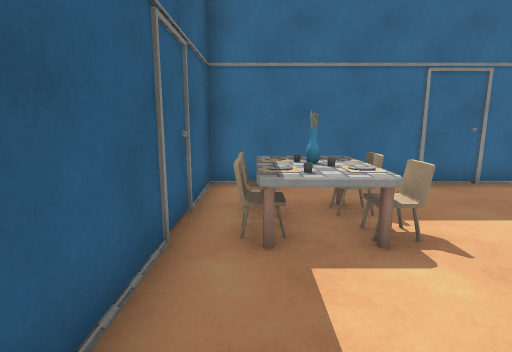
View 1 (above)

13 first-person views from a walk through a Unity game level. The camera is 1.5 m above the floor, tilts 10° down and sees 80° across. Doors are open. The floor is counted in squares, 1 m on a side. Each view is taken from the middle of a square. On the plan, view 1 faces up. The plan holds only what a view shows up to about 15 squares ahead; the rest is blank. The place goes on beyond the plan. The player is left out. Surface patterns are stand-ins for the level's own textures.

View 2
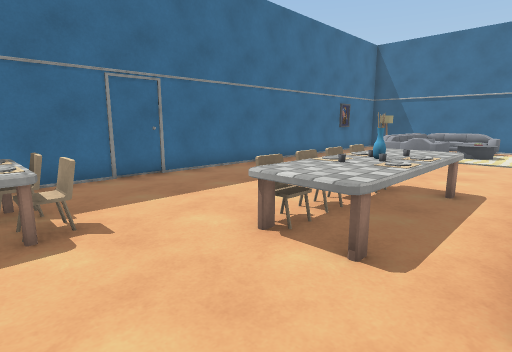

View 3
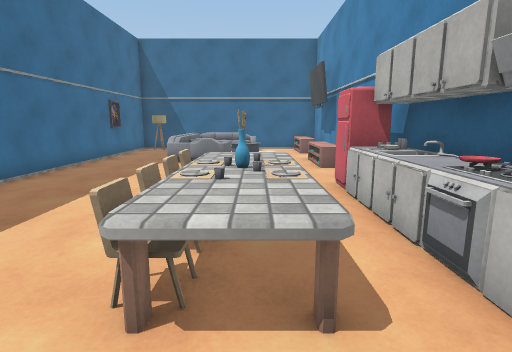

View 4
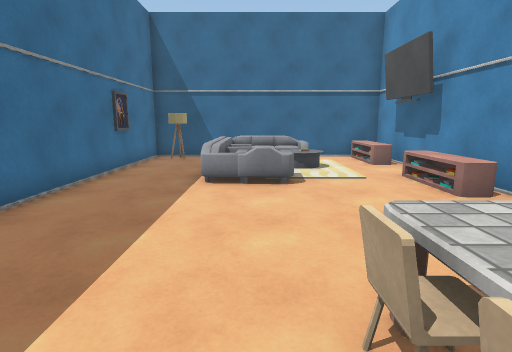

View 5
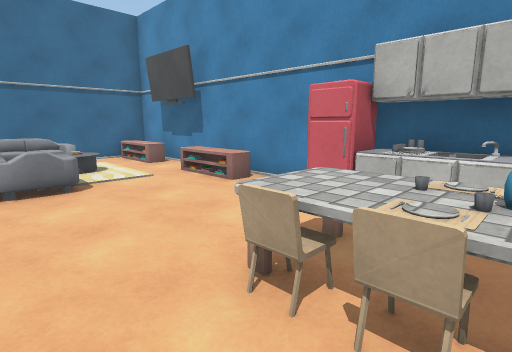

View 6
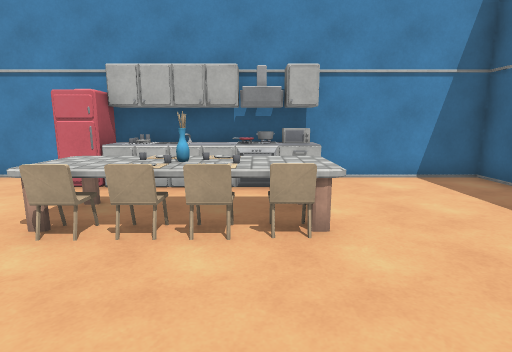

View 7
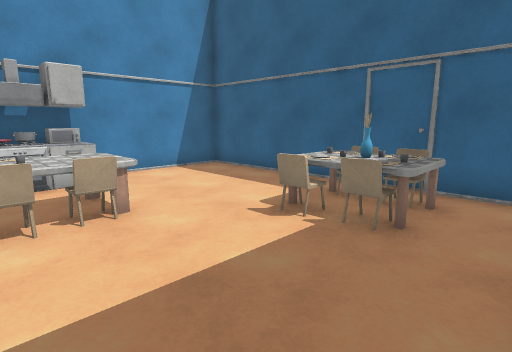

View 8
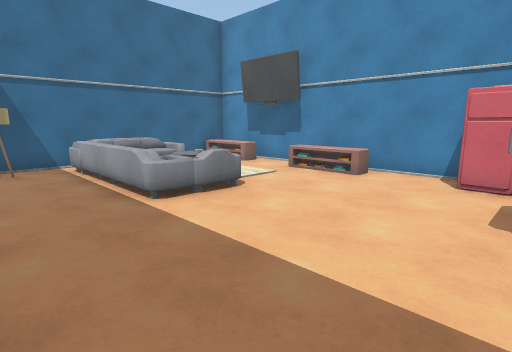

View 9
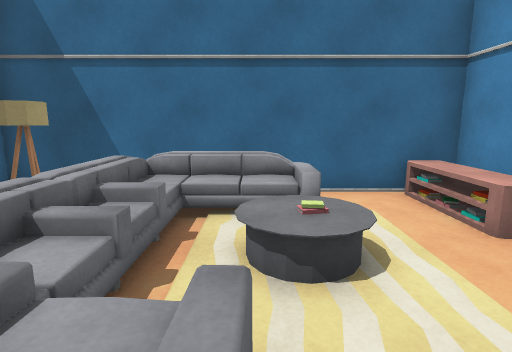

View 10
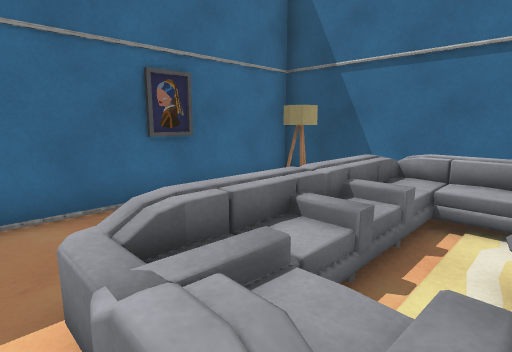

View 11
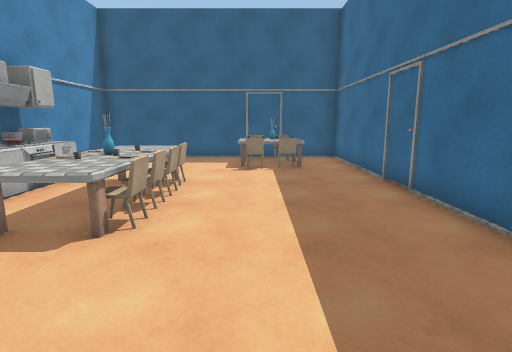

View 12
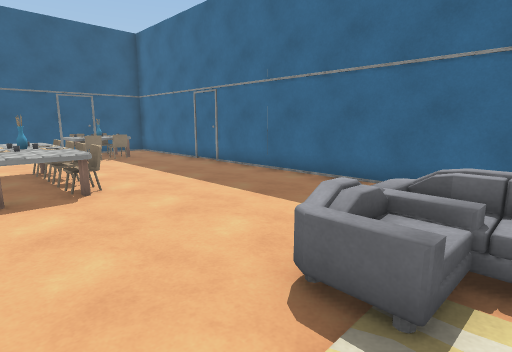

View 13
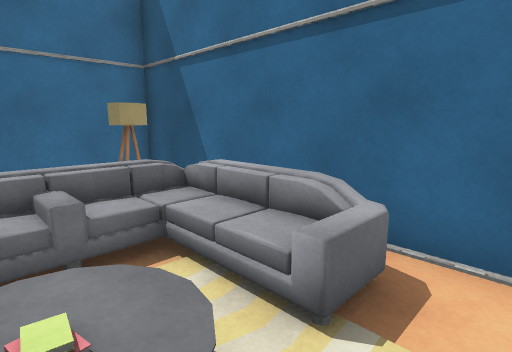

### Floor plan
Key: @ floor where view 1 was taken; # wall or solid block; . main floor; : floor 1 m higher than the main floor; = window, fence, low wall or low ledge; ^ raised ledge; v drop or lower ground; O other object.
Columns run from 1 left of view 1 to 20 right of it. Each row starts with its distance up from view 1.
  8 ######################
  7 #....##..............#
  6 #OO................OO#
  5 #OOO.................#
  4 #OOO...........:::::v#
  3 #.............OOOOOO v
  2 #....OOOOO.....O OOO #
  1 #....OOOOO...... OOOO#
  0 #@...OOOOO...........#
 -1 #....##==#O..OOO..OOO#
 -2 #######^##OO#OOOO#OOO#

Positions as (right, up) in squares from view 1, and headings:
1: (0, 0), facing up
2: (1, -1), facing up-right
3: (2, 1), facing right
4: (6, 3), facing right
5: (6, 4), facing down-right
6: (5, 6), facing down
7: (6, 7), facing down-left
8: (8, 7), facing down-right
9: (13, 2), facing right
10: (13, 2), facing up-right
11: (12, 4), facing left
12: (15, 0), facing up-left
13: (16, 0), facing up-right
